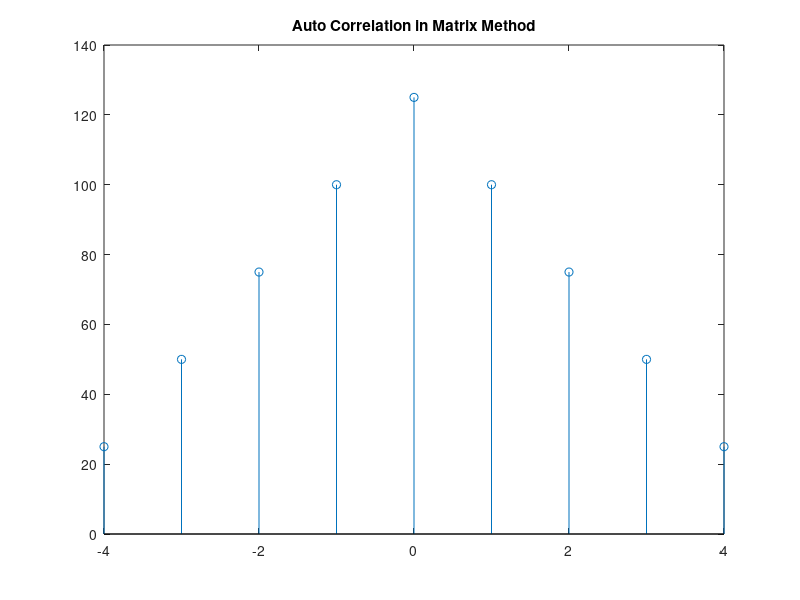

The MATLAB source for this figure:
clc;
clear all;
close all;

m = input ('Input the length x(n) : ');
for i=1:1:m
    fprintf('Values of x(%d): ',i);
    x(i)=input('');
end
xzero = input ('Zero index of x(n) : ');

n=m;
for(i=1:1:n)
    y(i)=x(i);
end
yzero=xzero;

for i=1:1:n
    yy(i)=y(n-i+1);
end
yzero = n-yzero+1;

for i=1:1:n
    fprintf('%d ',yy(i));
end
fprintf('\n');


total = n+m-1;
start = -yzero -xzero+2;
stop = total + start - 1;
 
fprintf('Total values: %d\n',total);
fprintf('Start Index: %d\n',start);
fprintf('Stop Index: %d\n',stop);
   
for i=m+1:1:total
    x(i)=0;
end 
for i=n+1:1:total
    yy(i)=0;
end

for i=1:1:total
  fprintf('%d ',x(i));
end
fprintf('\n\n');
for i=1:1:total
    fprintf('%d ',yy(i));
end
fprintf('\n\n');
for i=1:1:total
    ans(i)=0;
end
ii=1;
for i=1:1:m-1
    xx(ii)=0;
    ii=ii+1;
end
for i=1:1:n
    xx(ii)=x(i);
    ii=ii+1;
end
for i=1:1:m-1
    xx(ii)=0;
    ii=ii+1;
end

st = m;
ed = 1;

for ii=1:1:total
    in=1;
    for i=st:-1:ed
        tmp(in)=xx(i);
        in=in+1;
    end
    st=st+1;
    ed=ed+1;
    
    for i=1:1:m
        mul = yy(i) * tmp(i);
        ans(ii) = ans(ii)+mul;
    end
end

for i=1:1:total
    fprintf('%3d',ans(i));
end
fprintf('\n');
for i=start:1:stop
    if(i==0)
        fprintf('  ^');
    else 
        fprintf('   ');
    end
end
fprintf('\n\n');
figure;
j=start;
for i=1:1:total
    y(i) = j;
    j=j+1;
end
stem(y,ans);
title('Auto Correlation in Matrix Method');
